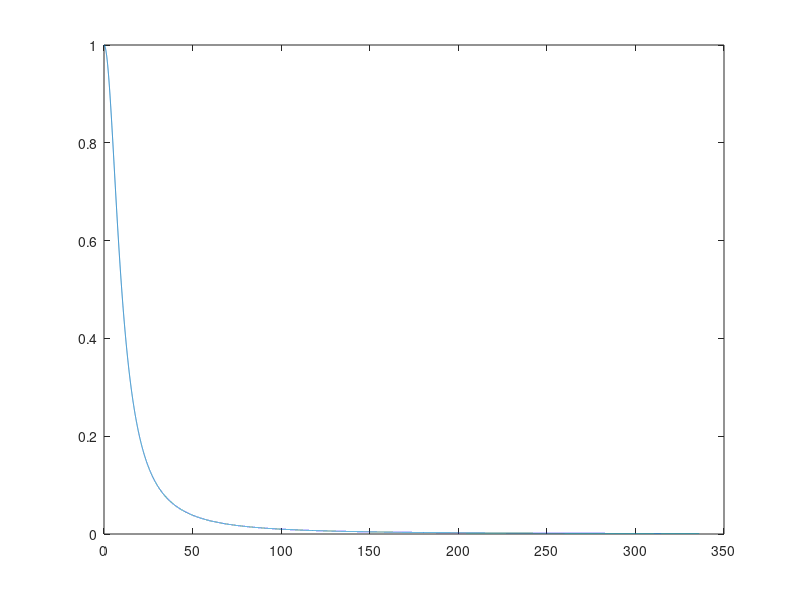

MATLAB code for this plot:
% Plot decay in spheroid functionality

t=[0:0.01:336];
km_hep=10;
Vm_hep=1;

decay=(1-(Vm_hep*t.^2)./(km_hep^2+t.^2));

figure()
plot(t,decay)